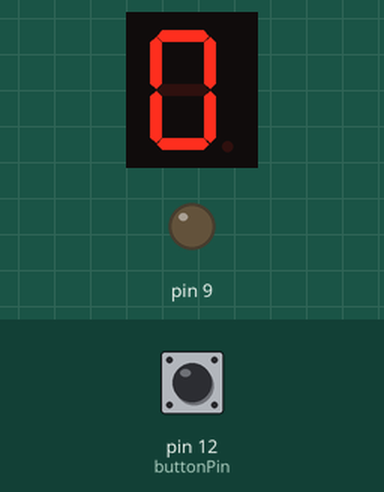
A sketch run on a simulated Arduino Uno, built with avr-gcc and run on an emulated ATmega328P. On the bench: 1-digit seven-segment display, output pins drawn as LEDs (lit = HIGH). Wiring (inferred from the names in the program): 1-digit 7-segment display, segments lit when LOW: segments pin 2, pin 3, pin 4, pin 5, pin 6, pin 7, pin 8. The inputs (shaded band) are chosen by the test bench; at power-on: pin 12 (buttonPin) LOW. The segment pins are drawn as the display they are named for; pins used as bus, display or sensor lines are not drawn.

Above: at 1.2 s.
1.3 s: pin 12 (buttonPin) pulled HIGH for 0.15 s
At 2.5 s:
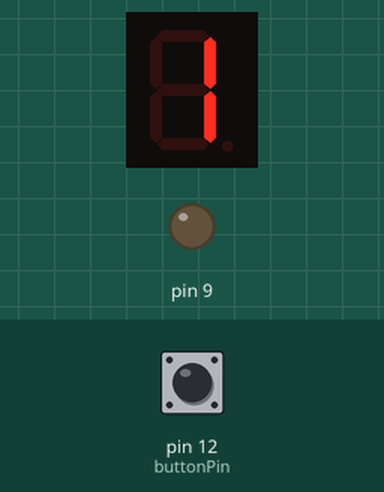
2.9 s: pin 12 (buttonPin) pulled HIGH for 1 s
At 3.9 s:
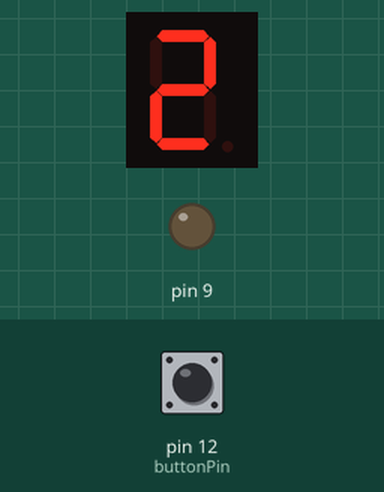
5.4 s: pin 12 (buttonPin) pulled HIGH for 0.15 s
At 5.8 s:
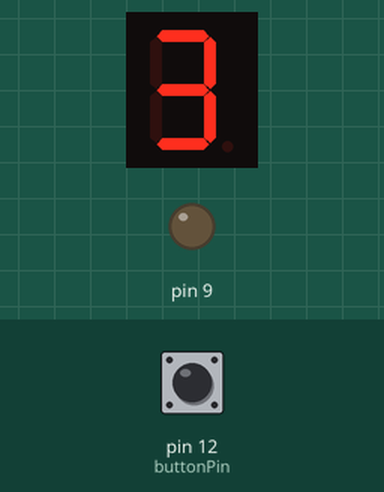
7.0 s: pin 12 (buttonPin) pulled HIGH for 1 s
At 8.2 s:
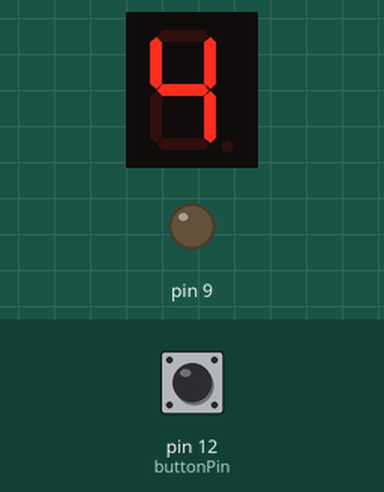
Timing chart, 0 to 10.0 s (numbered marks = the images above; inputs shaded):
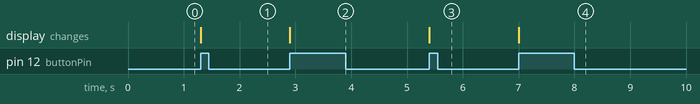

Measured:
- after the input at 1.3 s, the display: changes at once (image 1)
- after the input at 2.9 s, the display: changes at once (image 2)
- after the input at 5.4 s, the display: changes at once (image 3)
- after the input at 7.0 s, the display: changes at once (image 4)

The sketch:

add_with_buttom.ino
```cpp
byte seven_seg_digits[10][7] = { { 0,0,0,0,0,0,1 },  // = 0
                                 { 1,0,0,1,1,1,1 },  // = 1
                                 { 0,0,1,0,0,1,0 },  // = 2
                                 { 0,0,0,0,1,1,0 },  // = 3
                                 { 1,0,0,1,1,0,0 },  // = 4
                                 { 0,1,0,0,1,0,0 },  // = 5
                                 { 0,1,0,0,0,0,0 },  // = 6
                                 { 0,0,0,1,1,1,1 },  // = 7
                                 { 0,0,0,0,0,0,0 },  // = 8
                                 { 0,0,0,1,1,0,0 }   // = 9
                             };

byte pin_number[7]= { 2,3,4,5,6,7,8};
const int buttonPin = 12;
int previosbuttonState = 0;
int presentbuttonState = 0;
int num = 0;

void setup() {
  pinMode(2, OUTPUT);
  pinMode(3, OUTPUT);
  pinMode(4, OUTPUT);
  pinMode(5, OUTPUT);
  pinMode(6, OUTPUT);
  pinMode(7, OUTPUT);
  pinMode(8, OUTPUT);
pinMode(9, OUTPUT);
  digitalWrite(9, 0);  // 關閉小數點
  digitalWrite(buttonPin,HIGH);
  pinMode(buttonPin,INPUT);
}

void sevenSegWrite(byte digit) {
  byte pin = 2;
  for (byte seg = 0; seg < 7; ++seg) {
    digitalWrite(pin_number[seg], seven_seg_digits[digit][seg]);
    ++pin;
  }
}

void loop() {

 presentbuttonState = digitalRead(buttonPin);
  if ((previosbuttonState==0)&&(presentbuttonState==1)){

    num ++;
    if(num > 9){
       num = 0;
    }

    previosbuttonState=1;

  }
  else if  ((previosbuttonState==1)&&(presentbuttonState==0)) previosbuttonState=0;

  sevenSegWrite(num);
 delay(2);

}
```
